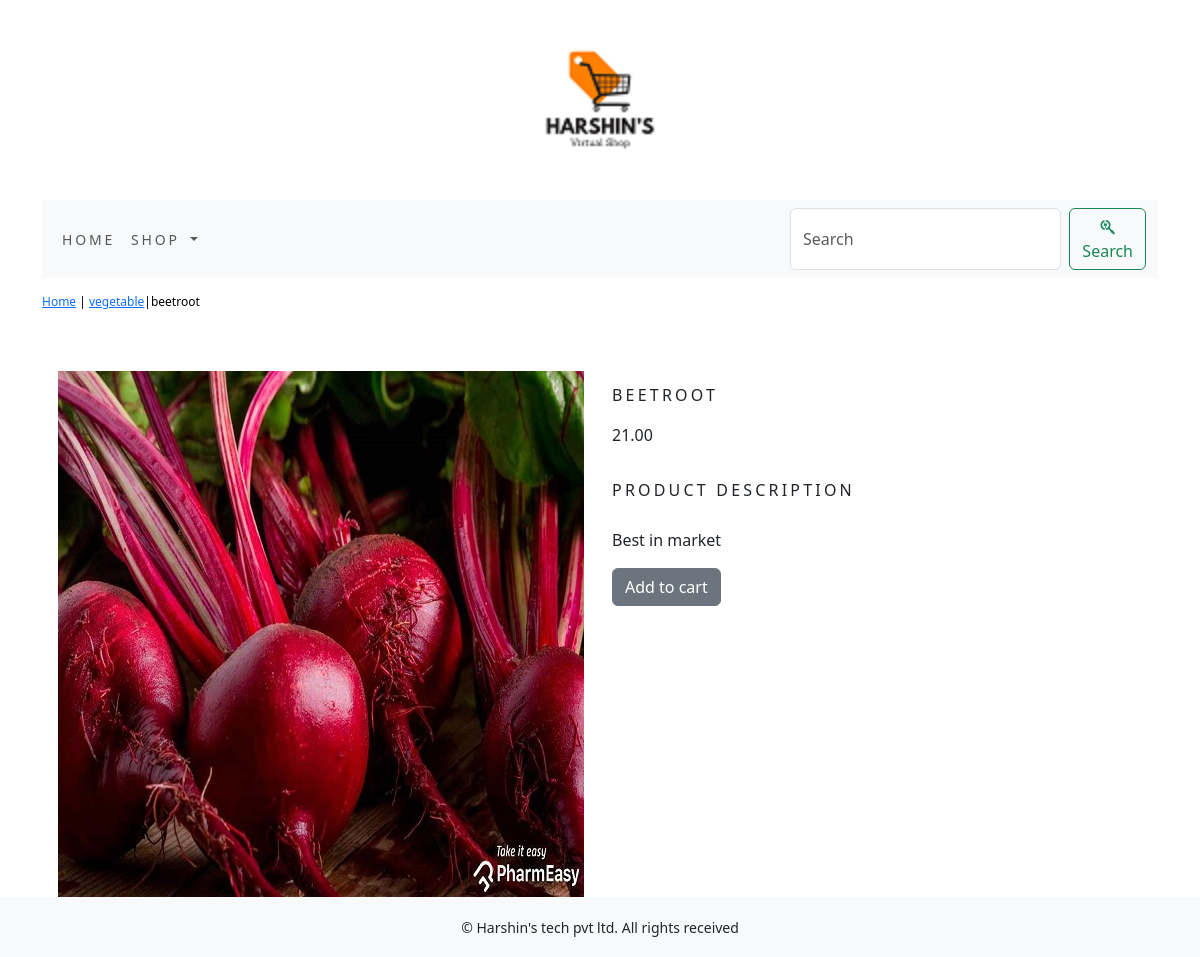
Screenshot of /vegetable/beetroot/ with the database file from the repository.
### shop/models.py (models this page shows, shortened)
class Product(models.Model):
    name=models.CharField(max_length=250,unique=True)
    slug=models.SlugField(max_length=250,unique=True)
    description=models.TextField(blank=True)
    price=models.DecimalField(max_digits=10,decimal_places=2)
    category=models.ForeignKey(Category,on_delete=models.CASCADE)
    image=models.ImageField(upload_to='product',blank=True)
    stock=models.IntegerField()
    available=models.BooleanField(default=True)
    created=models.DateTimeField(auto_now_add=True)
    updated=models.DateTimeField(auto_now=True)
    class Meta:
        ordering=('name',)
        verbose_name='product'
        verbose_name_plural='products'

class Category(models.Model):
    name=models.CharField(max_length=250,unique=True)
    slug=models.SlugField(max_length=250,unique=True)
    description=models.TextField(blank=True)
    image=models.ImageField(upload_to='category',blank=True)
    class Meta:
        ordering=('name',)
        verbose_name='category'
        verbose_name_plural='categories'
    def get_url(self):
        return reverse('shop:products_by_category',args=[self.slug])
    def __str__(self):
        return '{}'.format(self.name)

### shop/views.py (the view)
# urls.py: path('<slug:c_slug>/<slug:product_slug>/',views.proDetail, name='prodCatdetail'),
def proDetail(request,c_slug,product_slug):
    try:
        product=Product.objects.get(category__slug=c_slug,slug=product_slug)
    except Exception as e:
        raise e
    return render(request,'product.html',{'product':product})

### cart/context_processors.py (called while the page is built)
def counter(request):
    item_count=0
    if 'admin' in request.path:
        return {}
    else:
        try:
            cart=Cart.objects.filter(cart_id=_cart_id(request))
            cart_items=CartItem.objects.all().filter(cart=cart[:1])
            for cart_item in cart_items:
                item_count += cart_item.quantity
        except Cart.DoesNotExist:
            item_count=0
    return dict(item_count=item_count)

### cart/views.py (called while the page is built)
def _cart_id(request):
    cart=request.session.session_key
    if not cart:
        cart=request.session.create()
    return cart

### shop/context_processors.py (called while the page is built)
def menu_links(request):
    links=Category.objects.all()
    return dict(links=links)

### templates/product.html (shortened to what this page needs)
{% extends 'base.html' %}
{% load static %}
{% block content %}
<div class="row my_prod_row_class">
    <div class="mx_auto">
        <p><a href="{% url 'shop:allProdCat' %}">Home</a> | <a href="{{product.category.get_url}}">{{product.category}}</a>|{{product.name}} </p>
    </div>
</div>
<div class="container">
<br>
<div class="row">
    <div class="col-12 col-sm-12 col-md-12 col-lg-6 text-center">
        <div style="min-width:18rem">
            <img src="{{product.image.url}}" alt="{{product.name}}">
        </div>
    </div>
    <div class="col-12 col-sm-12 col-md-12 col-lg-6">
        <div>
        <h1 class="my_prod_title">{{product.name}}</h1>
        <p>{{product.price}}</p>
        <p class="my_prod_title">Product Description</p>
        <p class="text-justify my_prod_text">{{product.description}}</p>
        {% if product.stock <= 0 %}
        <p class="text-justify my_prod_text"><b>Out of stock</b></p>
        {% else %}
        <a class="btn btn-secondary" href="{% url 'cart:add_cart' product.id %}">Add to cart</a>
        {% endif %}
    </div>
</div>
</div>
</div>
</div>
{% endblock %}

### static/css/custom.css (style rules this page uses)
body { @import url('https://fonts.googleapis.com/css2?family=Open+Sans&display=swap'); font-family: 'Open Sans', sans-serif; }
.my_prod_row_class { padding-top:15px; padding-bottom:20px; }
.my_prod_row_class .mx_auto { color:#000; font-size:12px; text-decoration:none; }
.my_prod_title { font-size:16px; text-transform:uppercase; letter-spacing:.2em; padding-top:15px; padding-bottom:10px }
.my_prod_text { padding-right:20px; }

### rows the page displays
Product: category "vegetable", name "beetroot", image (picture), name "BEETROOT", price "21.00", description "Best in market"
